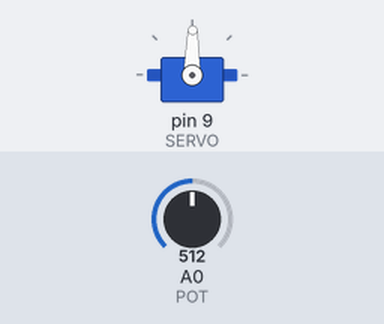
Simulated run of this sketch. Board: Arduino Uno, built with avr-gcc and run on an emulated ATmega328P. On the bench: servo. The inputs (shaded band) are chosen by the test bench; at power-on: A0 (POT) = 512.

Above: at 1.2 s.
1.3 s: A0 (POT) set to 716
At 1.8 s:
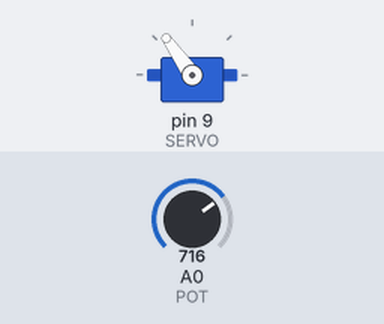
2.8 s: A0 (POT) set to 900
At 3.8 s:
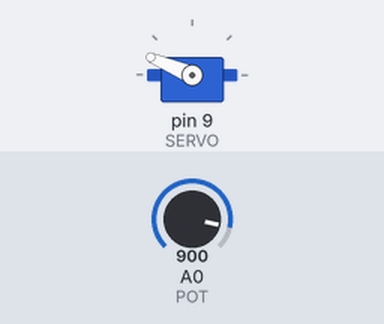
4.3 s: A0 (POT) set to 1023
At 5.2 s:
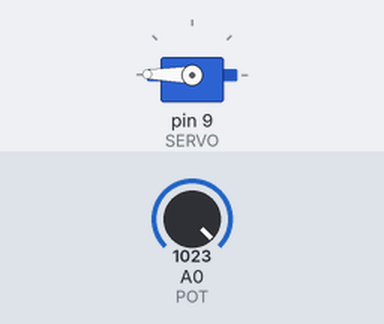
5.8 s: A0 (POT) set to 306
At 6.1 s:
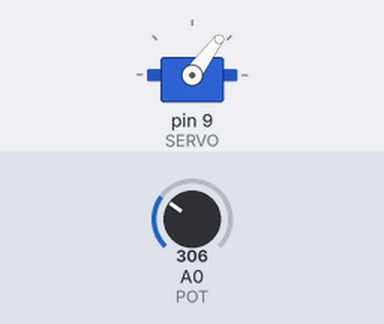
7.3 s: A0 (POT) set to 122
At 8.5 s:
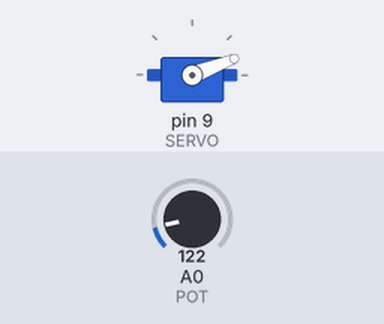
8.8 s: A0 (POT) set to 511
At 9.6 s:
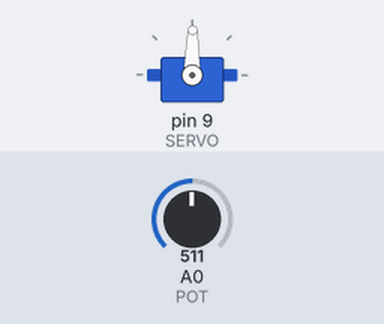
Timing chart, 0 to 11.3 s (numbered marks = the images above; inputs shaded):
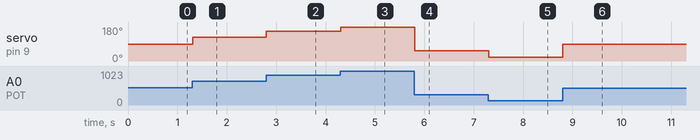

Measured:
- after the input at 1.3 s, servo on pin 9 (SERVO): 89° → 125° at once
- after the input at 2.8 s, servo on pin 9 (SERVO): 125° → 157° at once
- after the input at 4.3 s, servo on pin 9 (SERVO): 157° → 179° at once
- after the input at 5.8 s, servo on pin 9 (SERVO): 179° → 53° at once
- after the input at 7.3 s, servo on pin 9 (SERVO): 53° → 21° at once
- after the input at 8.8 s, servo on pin 9 (SERVO): 21° → 89° at once

The sketch:

servo_motor.ino
```cpp
#include <Servo.h>

const int SERVO = 9;
const int POT   = 0;

Servo servoMotor;

int val = 0;


void setup() {
    servoMotor.attach(SERVO);
}

void loop() {

  val = analogRead(POT);
  val = map(val,0,1023,0,179);
  servoMotor.write(val);
  delay(15);
}
```
